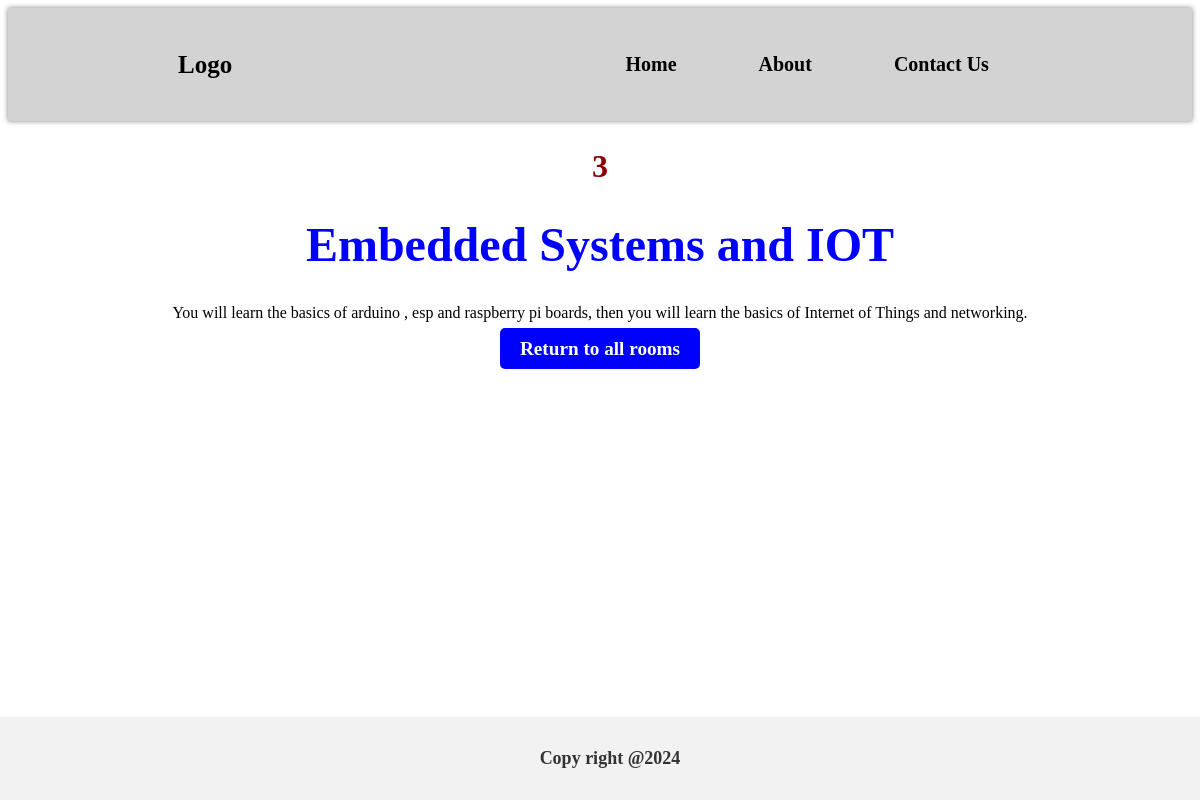
Page /baseapp/rooms/3 on the committed database.
### base/models.py (models this page shows, shortened)
class Room(models.Model):
    name=models.CharField(max_length=200)
    description=models.TextField(max_length=1500)
    updated=models.DateTimeField(auto_now=True)
    created=models.DateTimeField(auto_now_add=True)

### base/views.py (the view)
# urls.py: path('rooms/<str:pk>',views.room,name='room'),
def room(request,pk):
    room=Room.objects.get(id=pk)
    context={'room':room}
    return  render(request, 'room.html',context=context)

### templates/room.html
{% extends "main.html" %}
{% block content %}
    <div class="room-desc">
        <h2 class="title-2">{{ room.id }}</h2>
        <h1 class="title">{{ room.name }}</h1>
        <p>{{ room.description }}</p>
        <a href="/baseapp/" class="btn">Return to all rooms</a>
    </div>
{% endblock %}

### templates/main.html (style rules this page uses)
.title { color:blue; font-size: 3rem; }
.title-2 { color: darkred; font-size: 2rem; }
.btn { padding: 10px 20px; background-color: blue; color: white; border: none; border-radius: 5px; margin:10px; font-size: 1.2rem; cursor: pointer; transition: background-color 0.3s ease; }
.room-desc { text-align: center; }

### rows in the picture
Room: id "3", name "Embedded Systems and IOT", description "You will learn the basics of arduino , esp and raspberry pi boards, then you will learn the basics of Internet of Things and networking."
